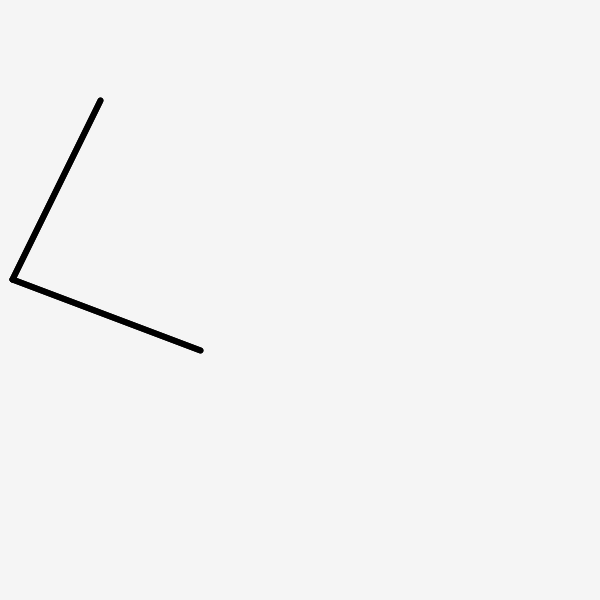
Frame 1 (no input)
Frame 60 (the mouse pressed at the canvas centre just before this capture): identical to frame 1, image omitted
Frame 120 (the mouse held since frame 60 and released just before this capture): identical to frame 1, image omitted

The Processing sketch that drew this single still picture (run headless with seeded random() and noise(); from frame 60 on, the mouse is pressed at the canvas centre):

// Processing sketch: Arm_class
// ── Arm_class.pde
class Arm {
  float base;
  float leg;
  float alt;
  float theta;
  float oldxDist;
  PVector a, b, c;
  float xDist;
  float yDist;
  float spunchSpeed;
  float upunchSpeed;

  Arm() {
    xDist = 100;
    yDist = 250;
    a = new PVector(100, 100);
    b = new PVector(a.x+xDist, a.y+yDist);
    c = new PVector();
    spunchSpeed=6;
    upunchSpeed=15;
  }

  void display() {
    b.x = a.x + xDist;
    b.y = a.y + yDist;
    line(a.x, a.y, c.x, c.y);
    line(b.x, b.y, c.x, c.y);
  }

  void work() {
    base = PVector.dist(a, b);
    println("base: " + base);

    //x and y values of how far b is from a
    PVector bottom = PVector.sub(b, a);

    //direction in which "base" or Bottom is pointing
    theta = bottom.heading();
    println("theta: " + theta);

    //rotate 90 d to get angl for alt  
    theta += PI/2;
    leg = 200;

    //length of alt
    alt = sqrt(sq(leg) - (sq(base/2)));
    println("alt: " + alt);

    //one unit long pvector at angle theta  
    PVector something = PVector.fromAngle(theta);

    //now its the length of alt that we calculated
    something.mult(alt);

    //midpoint of line between a,b
    c = PVector.lerp(a, b, .5);

    //makes a line from the midpoint with length alt and angle theta
    c.add(something);
  }

  void straightPunch() {
    xDist+=spunchSpeed;
    yDist-=spunchSpeed/4;
    if (base>=390) {
      spunchSpeed=-4;
    }
    if (xDist<oldxDist) {
      xDist=oldxDist;
      spunch=false;
      spunchSpeed=6;
    }
  }
  
  void upperCut(){
     xDist+=upunchSpeed;
    yDist-=upunchSpeed;
    if (base>=345) {
      upunchSpeed=-4;
    }
    if (xDist<oldxDist) {
      xDist=oldxDist;
      upunch=false;
      upunchSpeed=10;
    }
  }
} 


// ── home.pde
Arm a1, a2;
boolean spunch=false;
boolean upunch=false;
void setup() {
  size (600, 600);
  a1=new Arm();
  a2=new Arm();
  strokeWeight(6);
}

void draw() {
  background(245);  
  float[] c = a1.c.array();
  println("x: " + c[0] + " y: " + c[1]);
  a1.work();
  a1.display();
  a2.work();
  a2.display();

  if (keyPressed) {
    if (key == 'w' || key == 'W'&& spunch==false){
    spunch=true; 
    a1.oldxDist=a1.xDist;
    }
   if(key=='s'|| key=='S' && upunch==false){
     upunch=true; 
    a2.oldxDist=a2.xDist;
   }
  }
  


  if (spunch== true) {
    a1.straightPunch();
  }

  if (upunch== true) {
    a2.upperCut();
  }
}

//void mousePressed() {
//  if (spunch==false) {
//    spunch=true; 
//    a1.oldxDist=a1.xDist;
//  }
//}

//void keyPressed() {
//  if (upunch==false) {
//    upunch=true; 
//    a2.oldxDist=a2.xDist;
//  }
//}
